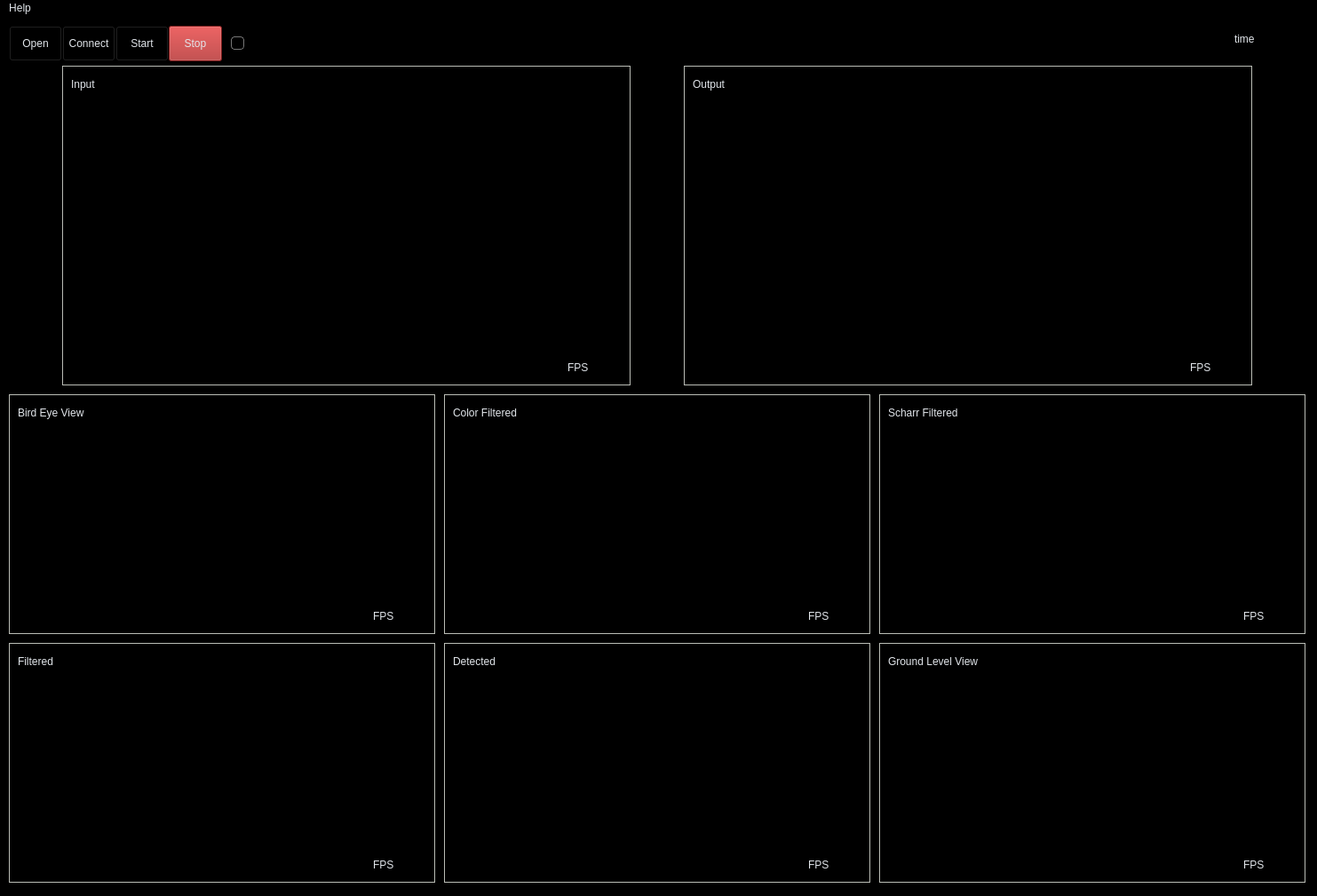
<?xml version="1.0" encoding="UTF-8"?>
<ui version="4.0">
 <class>MainWindow</class>
 <widget class="QMainWindow" name="MainWindow">
  <property name="geometry">
   <rect>
    <x>0</x>
    <y>0</y>
    <width>1483</width>
    <height>1009</height>
   </rect>
  </property>
  <property name="windowTitle">
   <string>HA525</string>
  </property>
  <property name="windowIcon">
   <iconset resource="../resource/resources.qrc">
    <normaloff>:/icon/icon.png</normaloff>:/icon/icon.png</iconset>
  </property>
  <property name="styleSheet">
   <string notr="true">background-color: rgb(46, 52, 54);</string>
  </property>
  <widget class="QWidget" name="centralwidget">
   <property name="styleSheet">
    <string notr="true">background-color: rgb(0, 0, 0);</string>
   </property>
   <widget class="QPushButton" name="startButton">
    <property name="geometry">
     <rect>
      <x>130</x>
      <y>10</y>
      <width>60</width>
      <height>40</height>
     </rect>
    </property>
    <property name="styleSheet">
     <string notr="true">color: rgb(226, 230, 235);
background-color: rgb(0, 0, 0);</string>
    </property>
    <property name="text">
     <string>Start</string>
    </property>
   </widget>
   <widget class="QLabel" name="label1Name">
    <property name="geometry">
     <rect>
      <x>20</x>
      <y>435</y>
      <width>140</width>
      <height>21</height>
     </rect>
    </property>
    <property name="styleSheet">
     <string notr="true">color: rgb(226, 230, 235);
background-color: rgb(0, 0, 0);</string>
    </property>
    <property name="text">
     <string>Bird Eye View</string>
    </property>
    <property name="alignment">
     <set>Qt::AlignLeading|Qt::AlignLeft|Qt::AlignVCenter</set>
    </property>
   </widget>
   <widget class="QLabel" name="label1">
    <property name="geometry">
     <rect>
      <x>10</x>
      <y>425</y>
      <width>480</width>
      <height>270</height>
     </rect>
    </property>
    <property name="styleSheet">
     <string notr="true">border-width: 1px;
border-color: rgb(186, 189, 182);
border-style: solid;</string>
    </property>
    <property name="text">
     <string/>
    </property>
    <property name="alignment">
     <set>Qt::AlignCenter</set>
    </property>
   </widget>
   <widget class="QPushButton" name="stopButton">
    <property name="geometry">
     <rect>
      <x>190</x>
      <y>10</y>
      <width>60</width>
      <height>40</height>
     </rect>
    </property>
    <property name="styleSheet">
     <string notr="true">color: rgb(226, 230, 235);
background-color: rgb(173, 40, 40);</string>
    </property>
    <property name="text">
     <string>Stop</string>
    </property>
   </widget>
   <widget class="QLabel" name="label2Name">
    <property name="geometry">
     <rect>
      <x>510</x>
      <y>435</y>
      <width>140</width>
      <height>21</height>
     </rect>
    </property>
    <property name="styleSheet">
     <string notr="true">color: rgb(226, 230, 235);
background-color: rgb(0, 0, 0);</string>
    </property>
    <property name="text">
     <string>Color Filtered</string>
    </property>
    <property name="alignment">
     <set>Qt::AlignLeading|Qt::AlignLeft|Qt::AlignVCenter</set>
    </property>
   </widget>
   <widget class="QLabel" name="label2">
    <property name="geometry">
     <rect>
      <x>500</x>
      <y>425</y>
      <width>480</width>
      <height>270</height>
     </rect>
    </property>
    <property name="styleSheet">
     <string notr="true">border-width: 1px;
border-color: rgb(186, 189, 182);
border-style: solid;</string>
    </property>
    <property name="text">
     <string/>
    </property>
    <property name="alignment">
     <set>Qt::AlignCenter</set>
    </property>
   </widget>
   <widget class="QLabel" name="label4Name">
    <property name="geometry">
     <rect>
      <x>20</x>
      <y>715</y>
      <width>140</width>
      <height>21</height>
     </rect>
    </property>
    <property name="styleSheet">
     <string notr="true">color: rgb(226, 230, 235);
background-color: rgb(0, 0, 0);</string>
    </property>
    <property name="text">
     <string>Filtered</string>
    </property>
    <property name="alignment">
     <set>Qt::AlignLeading|Qt::AlignLeft|Qt::AlignVCenter</set>
    </property>
   </widget>
   <widget class="QLabel" name="label3Name">
    <property name="geometry">
     <rect>
      <x>1000</x>
      <y>435</y>
      <width>140</width>
      <height>21</height>
     </rect>
    </property>
    <property name="styleSheet">
     <string notr="true">color: rgb(226, 230, 235);
background-color: rgb(0, 0, 0);</string>
    </property>
    <property name="text">
     <string>Scharr Filtered</string>
    </property>
    <property name="alignment">
     <set>Qt::AlignLeading|Qt::AlignLeft|Qt::AlignVCenter</set>
    </property>
   </widget>
   <widget class="QLabel" name="label4">
    <property name="geometry">
     <rect>
      <x>10</x>
      <y>705</y>
      <width>480</width>
      <height>270</height>
     </rect>
    </property>
    <property name="styleSheet">
     <string notr="true">border-width: 1px;
border-color: rgb(186, 189, 182);
border-style: solid;</string>
    </property>
    <property name="text">
     <string/>
    </property>
    <property name="alignment">
     <set>Qt::AlignCenter</set>
    </property>
   </widget>
   <widget class="QLabel" name="label3">
    <property name="geometry">
     <rect>
      <x>990</x>
      <y>425</y>
      <width>480</width>
      <height>270</height>
     </rect>
    </property>
    <property name="styleSheet">
     <string notr="true">border-width: 1px;
border-color: rgb(186, 189, 182);
border-style: solid;</string>
    </property>
    <property name="text">
     <string/>
    </property>
    <property name="alignment">
     <set>Qt::AlignCenter</set>
    </property>
   </widget>
   <widget class="QLabel" name="label5Name">
    <property name="geometry">
     <rect>
      <x>510</x>
      <y>715</y>
      <width>140</width>
      <height>21</height>
     </rect>
    </property>
    <property name="styleSheet">
     <string notr="true">color: rgb(226, 230, 235);
background-color: rgb(0, 0, 0);</string>
    </property>
    <property name="text">
     <string>Detected</string>
    </property>
    <property name="alignment">
     <set>Qt::AlignLeading|Qt::AlignLeft|Qt::AlignVCenter</set>
    </property>
   </widget>
   <widget class="QLabel" name="label6">
    <property name="geometry">
     <rect>
      <x>990</x>
      <y>705</y>
      <width>480</width>
      <height>270</height>
     </rect>
    </property>
    <property name="styleSheet">
     <string notr="true">border-width: 1px;
border-color: rgb(186, 189, 182);
border-style: solid;</string>
    </property>
    <property name="text">
     <string/>
    </property>
    <property name="alignment">
     <set>Qt::AlignCenter</set>
    </property>
   </widget>
   <widget class="QLabel" name="label6Name">
    <property name="geometry">
     <rect>
      <x>1000</x>
      <y>715</y>
      <width>140</width>
      <height>21</height>
     </rect>
    </property>
    <property name="styleSheet">
     <string notr="true">color: rgb(226, 230, 235);
background-color: rgb(0, 0, 0);</string>
    </property>
    <property name="text">
     <string>Ground Level View</string>
    </property>
    <property name="alignment">
     <set>Qt::AlignLeading|Qt::AlignLeft|Qt::AlignVCenter</set>
    </property>
   </widget>
   <widget class="QLabel" name="label5">
    <property name="geometry">
     <rect>
      <x>500</x>
      <y>705</y>
      <width>480</width>
      <height>270</height>
     </rect>
    </property>
    <property name="styleSheet">
     <string notr="true">border-width: 1px;
border-color: rgb(186, 189, 182);
border-style: solid;</string>
    </property>
    <property name="text">
     <string/>
    </property>
    <property name="alignment">
     <set>Qt::AlignCenter</set>
    </property>
   </widget>
   <widget class="QPushButton" name="openButton">
    <property name="geometry">
     <rect>
      <x>10</x>
      <y>10</y>
      <width>60</width>
      <height>40</height>
     </rect>
    </property>
    <property name="styleSheet">
     <string notr="true">color: rgb(226, 230, 235);
background-color: rgb(0, 0, 0);</string>
    </property>
    <property name="text">
     <string>Open</string>
    </property>
   </widget>
   <widget class="QPushButton" name="connectButton">
    <property name="geometry">
     <rect>
      <x>70</x>
      <y>10</y>
      <width>60</width>
      <height>40</height>
     </rect>
    </property>
    <property name="styleSheet">
     <string notr="true">color: rgb(226, 230, 235);
background-color: rgb(0, 0, 0);</string>
    </property>
    <property name="text">
     <string>Connect</string>
    </property>
   </widget>
   <widget class="QSlider" name="horizontalSlider">
    <property name="geometry">
     <rect>
      <x>260</x>
      <y>10</y>
      <width>1111</width>
      <height>40</height>
     </rect>
    </property>
    <property name="autoFillBackground">
     <bool>false</bool>
    </property>
    <property name="styleSheet">
     <string notr="true">QSlider::handle:horizontal {
background: qlineargradient(x1:0, y1:0, x2:1, y2:1,
    stop:0 #eee, stop:1 #ccc);
border: 1px solid #777;
width: 13px;
margin-top: -2px;
margin-bottom: -2px;
border-radius: 4px;
}

QSlider::handle:horizontal:hover {
background: qlineargradient(x1:0, y1:0, x2:1, y2:1,
    stop:0 #fff, stop:1 #ddd);
border: 1px solid #444;
border-radius: 4px;
}

QSlider::sub-page:horizontal:disabled {
background: #bbb;
border-color: #999;
}</string>
    </property>
    <property name="sliderPosition">
     <number>0</number>
    </property>
    <property name="orientation">
     <enum>Qt::Horizontal</enum>
    </property>
   </widget>
   <widget class="QLabel" name="label0">
    <property name="geometry">
     <rect>
      <x>70</x>
      <y>55</y>
      <width>640</width>
      <height>360</height>
     </rect>
    </property>
    <property name="styleSheet">
     <string notr="true">border-width: 1px;
border-color: rgb(186, 189, 182);
border-style: solid;</string>
    </property>
    <property name="text">
     <string/>
    </property>
    <property name="alignment">
     <set>Qt::AlignCenter</set>
    </property>
   </widget>
   <widget class="QLabel" name="label0Name">
    <property name="geometry">
     <rect>
      <x>80</x>
      <y>65</y>
      <width>140</width>
      <height>21</height>
     </rect>
    </property>
    <property name="styleSheet">
     <string notr="true">color: rgb(226, 230, 235);
background-color: rgb(0, 0, 0);</string>
    </property>
    <property name="text">
     <string>Input</string>
    </property>
    <property name="alignment">
     <set>Qt::AlignLeading|Qt::AlignLeft|Qt::AlignVCenter</set>
    </property>
   </widget>
   <widget class="QLabel" name="label7Name">
    <property name="geometry">
     <rect>
      <x>780</x>
      <y>65</y>
      <width>140</width>
      <height>21</height>
     </rect>
    </property>
    <property name="styleSheet">
     <string notr="true">color: rgb(226, 230, 235);
background-color: rgb(0, 0, 0);</string>
    </property>
    <property name="text">
     <string>Output</string>
    </property>
    <property name="alignment">
     <set>Qt::AlignLeading|Qt::AlignLeft|Qt::AlignVCenter</set>
    </property>
   </widget>
   <widget class="QLabel" name="label7">
    <property name="geometry">
     <rect>
      <x>770</x>
      <y>55</y>
      <width>640</width>
      <height>360</height>
     </rect>
    </property>
    <property name="styleSheet">
     <string notr="true">border-width: 1px;
border-color: rgb(186, 189, 182);
border-style: solid;</string>
    </property>
    <property name="text">
     <string/>
    </property>
    <property name="alignment">
     <set>Qt::AlignCenter</set>
    </property>
   </widget>
   <widget class="QLabel" name="label0FPS">
    <property name="geometry">
     <rect>
      <x>639</x>
      <y>385</y>
      <width>60</width>
      <height>20</height>
     </rect>
    </property>
    <property name="styleSheet">
     <string notr="true">color: rgb(226, 230, 235);
background-color: rgb(0, 0, 0);</string>
    </property>
    <property name="text">
     <string>FPS</string>
    </property>
    <property name="alignment">
     <set>Qt::AlignLeading|Qt::AlignLeft|Qt::AlignVCenter</set>
    </property>
   </widget>
   <widget class="QLabel" name="label7FPS">
    <property name="geometry">
     <rect>
      <x>1340</x>
      <y>385</y>
      <width>60</width>
      <height>20</height>
     </rect>
    </property>
    <property name="styleSheet">
     <string notr="true">color: rgb(226, 230, 235);
background-color: rgb(0, 0, 0);</string>
    </property>
    <property name="text">
     <string>FPS</string>
    </property>
    <property name="alignment">
     <set>Qt::AlignLeading|Qt::AlignLeft|Qt::AlignVCenter</set>
    </property>
   </widget>
   <widget class="QLabel" name="label3FPS">
    <property name="geometry">
     <rect>
      <x>1400</x>
      <y>665</y>
      <width>60</width>
      <height>20</height>
     </rect>
    </property>
    <property name="styleSheet">
     <string notr="true">color: rgb(226, 230, 235);
background-color: rgb(0, 0, 0);</string>
    </property>
    <property name="text">
     <string>FPS</string>
    </property>
    <property name="alignment">
     <set>Qt::AlignLeading|Qt::AlignLeft|Qt::AlignVCenter</set>
    </property>
   </widget>
   <widget class="QLabel" name="label6FPS">
    <property name="geometry">
     <rect>
      <x>1400</x>
      <y>945</y>
      <width>60</width>
      <height>20</height>
     </rect>
    </property>
    <property name="styleSheet">
     <string notr="true">color: rgb(226, 230, 235);
background-color: rgb(0, 0, 0);</string>
    </property>
    <property name="text">
     <string>FPS</string>
    </property>
    <property name="alignment">
     <set>Qt::AlignLeading|Qt::AlignLeft|Qt::AlignVCenter</set>
    </property>
   </widget>
   <widget class="QLabel" name="label2FPS">
    <property name="geometry">
     <rect>
      <x>910</x>
      <y>665</y>
      <width>60</width>
      <height>20</height>
     </rect>
    </property>
    <property name="styleSheet">
     <string notr="true">color: rgb(226, 230, 235);
background-color: rgb(0, 0, 0);</string>
    </property>
    <property name="text">
     <string>FPS</string>
    </property>
    <property name="alignment">
     <set>Qt::AlignLeading|Qt::AlignLeft|Qt::AlignVCenter</set>
    </property>
   </widget>
   <widget class="QLabel" name="label5FPS">
    <property name="geometry">
     <rect>
      <x>910</x>
      <y>945</y>
      <width>60</width>
      <height>20</height>
     </rect>
    </property>
    <property name="styleSheet">
     <string notr="true">color: rgb(226, 230, 235);
background-color: rgb(0, 0, 0);</string>
    </property>
    <property name="text">
     <string>FPS</string>
    </property>
    <property name="alignment">
     <set>Qt::AlignLeading|Qt::AlignLeft|Qt::AlignVCenter</set>
    </property>
   </widget>
   <widget class="QLabel" name="label1FPS">
    <property name="geometry">
     <rect>
      <x>420</x>
      <y>665</y>
      <width>60</width>
      <height>20</height>
     </rect>
    </property>
    <property name="styleSheet">
     <string notr="true">color: rgb(226, 230, 235);
background-color: rgb(0, 0, 0);</string>
    </property>
    <property name="text">
     <string>FPS</string>
    </property>
    <property name="alignment">
     <set>Qt::AlignLeading|Qt::AlignLeft|Qt::AlignVCenter</set>
    </property>
   </widget>
   <widget class="QLabel" name="label4FPS">
    <property name="geometry">
     <rect>
      <x>420</x>
      <y>945</y>
      <width>60</width>
      <height>20</height>
     </rect>
    </property>
    <property name="styleSheet">
     <string notr="true">color: rgb(226, 230, 235);
background-color: rgb(0, 0, 0);</string>
    </property>
    <property name="text">
     <string>FPS</string>
    </property>
    <property name="alignment">
     <set>Qt::AlignLeading|Qt::AlignLeft|Qt::AlignVCenter</set>
    </property>
   </widget>
   <widget class="QLabel" name="labelTime">
    <property name="geometry">
     <rect>
      <x>1390</x>
      <y>10</y>
      <width>80</width>
      <height>30</height>
     </rect>
    </property>
    <property name="styleSheet">
     <string notr="true">color: rgb(226, 230, 235);
background-color: rgb(0, 0, 0);</string>
    </property>
    <property name="text">
     <string>time</string>
    </property>
    <property name="alignment">
     <set>Qt::AlignLeading|Qt::AlignLeft|Qt::AlignVCenter</set>
    </property>
   </widget>
   <zorder>label7</zorder>
   <zorder>label5</zorder>
   <zorder>label4</zorder>
   <zorder>label3</zorder>
   <zorder>label2</zorder>
   <zorder>label1</zorder>
   <zorder>startButton</zorder>
   <zorder>label1Name</zorder>
   <zorder>stopButton</zorder>
   <zorder>label2Name</zorder>
   <zorder>label4Name</zorder>
   <zorder>label3Name</zorder>
   <zorder>label5Name</zorder>
   <zorder>label6</zorder>
   <zorder>label6Name</zorder>
   <zorder>openButton</zorder>
   <zorder>connectButton</zorder>
   <zorder>horizontalSlider</zorder>
   <zorder>label0</zorder>
   <zorder>label0Name</zorder>
   <zorder>label7Name</zorder>
   <zorder>label0FPS</zorder>
   <zorder>label7FPS</zorder>
   <zorder>label3FPS</zorder>
   <zorder>label6FPS</zorder>
   <zorder>label2FPS</zorder>
   <zorder>label5FPS</zorder>
   <zorder>label1FPS</zorder>
   <zorder>label4FPS</zorder>
   <zorder>labelTime</zorder>
  </widget>
  <widget class="QMenuBar" name="menubar">
   <property name="geometry">
    <rect>
     <x>0</x>
     <y>0</y>
     <width>1483</width>
     <height>22</height>
    </rect>
   </property>
   <property name="styleSheet">
    <string notr="true">color: rgb(226, 230, 235);
background-color: rgb(0, 0, 0);</string>
   </property>
   <widget class="QMenu" name="menuHelp">
    <property name="title">
     <string>Help</string>
    </property>
    <addaction name="actionAbout_HA525"/>
   </widget>
   <addaction name="menuHelp"/>
  </widget>
  <action name="actionAbout_HA525">
   <property name="text">
    <string>About HA525</string>
   </property>
  </action>
  <action name="actionDocumentation">
   <property name="text">
    <string>Documentation</string>
   </property>
  </action>
 </widget>
 <resources>
  <include location="../resource/resources.qrc"/>
 </resources>
 <connections/>
</ui>
